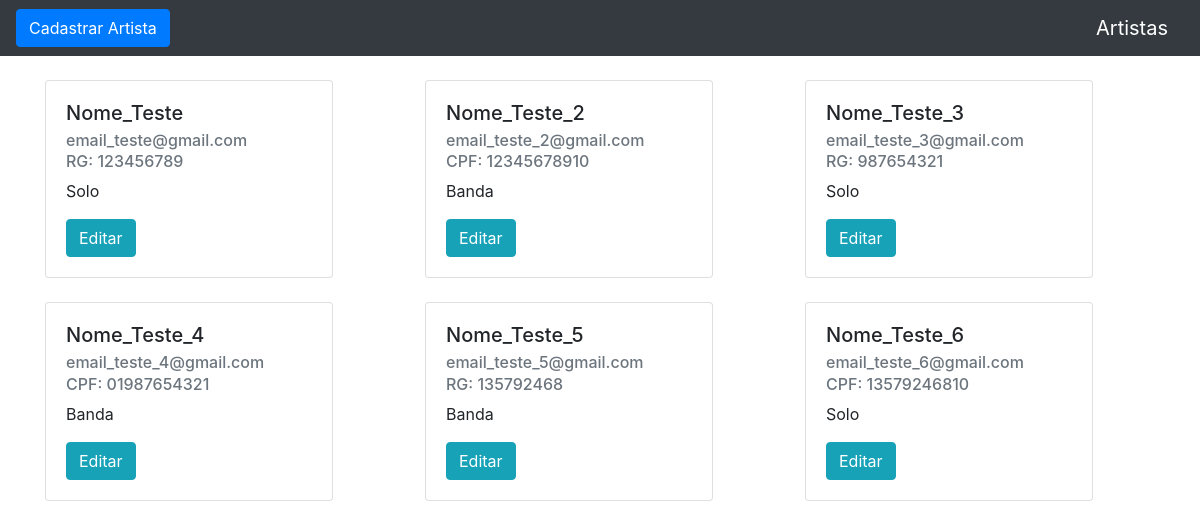
Page /info_artistas/home/ on the committed database.
### info_artistas/models.py (models this page shows, shortened)
class Infos_Artistas(models.Model):
    nome = models.CharField(max_length = 100)
    email = models.CharField(max_length = 50)
    documento = models.CharField(max_length = 11)
    tipo_documento = models.CharField(max_length = 3)
    categoria = models.ForeignKey(Categoria, on_delete = models.DO_NOTHING)
    class Meta:
        verbose_name = 'Info Artista'

class Categoria(models.Model):
    nome = models.CharField(max_length = 10)
    descricao = models.TextField()
    def __str__(self):
        return self.nome

### info_artistas/views.py (the view)
# urls.py: path('home/', views.home, name = 'home'),
def home(request):
    infos_artistas = Infos_Artistas.objects.all()
    form = CadastroArtista()
    return render(request, 'home.html', {'infos_artistas': infos_artistas, 'form': form})

### info_artistas/templates/home.html
{% extends 'base.html' %}
{% block 'conteudo' %}
<div class="container">
    <div class="row">
        {% for artista in infos_artistas %}
            <div class="col-md">
                <br>
                <div class="card" style="width: 18rem;">
                    <div class="card-body">
                      <h5 class="card-title">{{artista.nome}}</h5>
                      <h6 class="card-subtitle mb-2 text-muted">{{artista.email}}</h6>
                      <h6 class="card-subtitle mb-2 text-muted">{{artista.tipo_documento}}: {{artista.documento}}</h6>
                      <p class="card-text">{{artista.categoria}}</p>
                      <a href= "{% url 'editar_artistas' artista.id %}" class="btn btn-info">Editar</a>
                    </div>
                </div>
            </div>
        {% endfor %}
    </div>
</div>
{% endblock %}

### templates/base.html (shortened to what this page needs)
<!doctype html>
<html lang="pt-BR">
  <head>
    <link rel="stylesheet" href="https://cdn.jsdelivr.net/npm/bootstrap@4.6.2/dist/css/bootstrap.min.css">
  </head>
  <body>
    <nav class="navbar navbar-dark bg-dark">
        <button type="button" class="btn btn-primary" data-toggle="modal" data-target="#exampleModal">
        Cadastrar Artista
        </button>
        <a class="navbar-brand" href="{% url 'home' %}">Artistas</a>
      </nav>
    {% block 'conteudo' %} {% endblock %}
  </body>
</html>

### rows in the picture
Infos_Artistas: nome "Nome_Teste", email "email_teste@gmail.com", tipo_documento "RG", documento "123456789", categoria "Solo"
Infos_Artistas: nome "Nome_Teste_2", email "email_teste_2@gmail.com", tipo_documento "CPF", documento "12345678910", categoria "Banda"
Infos_Artistas: nome "Nome_Teste_3", email "email_teste_3@gmail.com", tipo_documento "RG", documento "987654321", categoria "Solo"
Infos_Artistas: nome "Nome_Teste_4", email "email_teste_4@gmail.com", tipo_documento "CPF", documento "01987654321", categoria "Banda"
Infos_Artistas: nome "Nome_Teste_5", email "email_teste_5@gmail.com", tipo_documento "RG", documento "135792468", categoria "Banda"
Infos_Artistas: nome "Nome_Teste_6", email "email_teste_6@gmail.com", tipo_documento "CPF", documento "13579246810", categoria "Solo"
